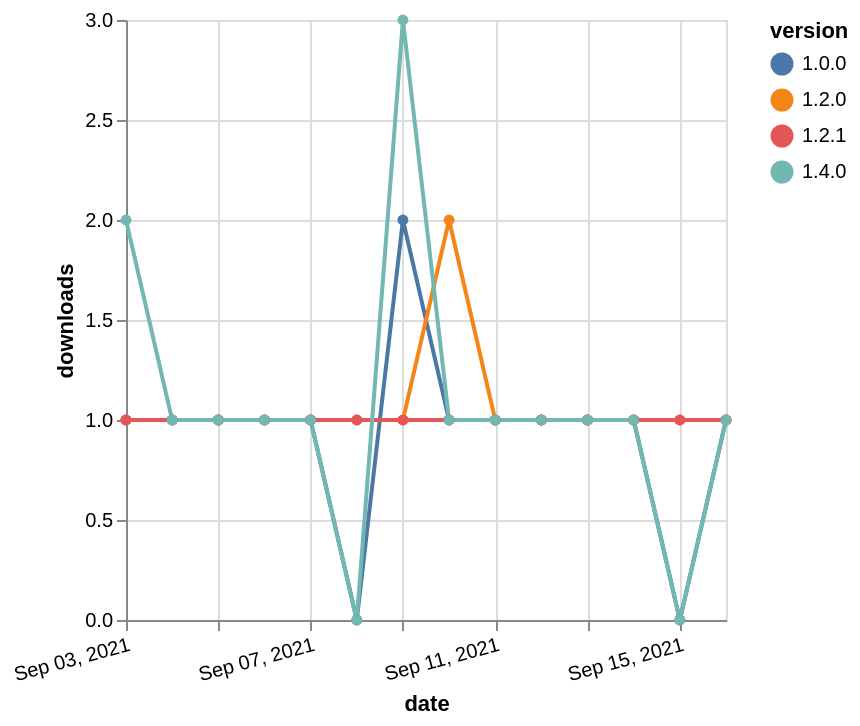

Source (Vega-Lite JSON):
### Vega-Lite specification from a JSON file in a GitHub repository (floating-point values rounded to 4 significant figures)
{"$schema": "https://vega.github.io/schema/vega-lite/v5.json", "description": "A simple bar chart with embedded data.", "data": {"values": [{"date": "2021-09-03", "total": 145, "delta": 1, "version": "1.0.0"}, {"date": "2021-09-04", "total": 146, "delta": 1, "version": "1.0.0"}, {"date": "2021-09-05", "total": 147, "delta": 1, "version": "1.0.0"}, {"date": "2021-09-06", "total": 148, "delta": 1, "version": "1.0.0"}, {"date": "2021-09-07", "total": 149, "delta": 1, "version": "1.0.0"}, {"date": "2021-09-08", "total": 149, "delta": 0, "version": "1.0.0"}, {"date": "2021-09-09", "total": 151, "delta": 2, "version": "1.0.0"}, {"date": "2021-09-10", "total": 152, "delta": 1, "version": "1.0.0"}, {"date": "2021-09-11", "total": 153, "delta": 1, "version": "1.0.0"}, {"date": "2021-09-12", "total": 154, "delta": 1, "version": "1.0.0"}, {"date": "2021-09-13", "total": 155, "delta": 1, "version": "1.0.0"}, {"date": "2021-09-14", "total": 156, "delta": 1, "version": "1.0.0"}, {"date": "2021-09-15", "total": 156, "delta": 0, "version": "1.0.0"}, {"date": "2021-09-16", "total": 157, "delta": 1, "version": "1.0.0"}, {"date": "2021-09-03", "total": 140, "delta": 1, "version": "1.2.0"}, {"date": "2021-09-04", "total": 141, "delta": 1, "version": "1.2.0"}, {"date": "2021-09-05", "total": 142, "delta": 1, "version": "1.2.0"}, {"date": "2021-09-06", "total": 143, "delta": 1, "version": "1.2.0"}, {"date": "2021-09-07", "total": 144, "delta": 1, "version": "1.2.0"}, {"date": "2021-09-08", "total": 145, "delta": 1, "version": "1.2.0"}, {"date": "2021-09-09", "total": 146, "delta": 1, "version": "1.2.0"}, {"date": "2021-09-10", "total": 148, "delta": 2, "version": "1.2.0"}, {"date": "2021-09-11", "total": 149, "delta": 1, "version": "1.2.0"}, {"date": "2021-09-12", "total": 150, "delta": 1, "version": "1.2.0"}, {"date": "2021-09-13", "total": 151, "delta": 1, "version": "1.2.0"}, {"date": "2021-09-14", "total": 152, "delta": 1, "version": "1.2.0"}, {"date": "2021-09-15", "total": 153, "delta": 1, "version": "1.2.0"}, {"date": "2021-09-16", "total": 154, "delta": 1, "version": "1.2.0"}, {"date": "2021-09-03", "total": 123, "delta": 1, "version": "1.2.1"}, {"date": "2021-09-04", "total": 124, "delta": 1, "version": "1.2.1"}, {"date": "2021-09-05", "total": 125, "delta": 1, "version": "1.2.1"}, {"date": "2021-09-06", "total": 126, "delta": 1, "version": "1.2.1"}, {"date": "2021-09-07", "total": 127, "delta": 1, "version": "1.2.1"}, {"date": "2021-09-08", "total": 128, "delta": 1, "version": "1.2.1"}, {"date": "2021-09-09", "total": 129, "delta": 1, "version": "1.2.1"}, {"date": "2021-09-10", "total": 130, "delta": 1, "version": "1.2.1"}, {"date": "2021-09-11", "total": 131, "delta": 1, "version": "1.2.1"}, {"date": "2021-09-12", "total": 132, "delta": 1, "version": "1.2.1"}, {"date": "2021-09-13", "total": 133, "delta": 1, "version": "1.2.1"}, {"date": "2021-09-14", "total": 134, "delta": 1, "version": "1.2.1"}, {"date": "2021-09-15", "total": 135, "delta": 1, "version": "1.2.1"}, {"date": "2021-09-16", "total": 136, "delta": 1, "version": "1.2.1"}, {"date": "2021-09-03", "total": 111, "delta": 2, "version": "1.4.0"}, {"date": "2021-09-04", "total": 112, "delta": 1, "version": "1.4.0"}, {"date": "2021-09-05", "total": 113, "delta": 1, "version": "1.4.0"}, {"date": "2021-09-06", "total": 114, "delta": 1, "version": "1.4.0"}, {"date": "2021-09-07", "total": 115, "delta": 1, "version": "1.4.0"}, {"date": "2021-09-08", "total": 115, "delta": 0, "version": "1.4.0"}, {"date": "2021-09-09", "total": 118, "delta": 3, "version": "1.4.0"}, {"date": "2021-09-10", "total": 119, "delta": 1, "version": "1.4.0"}, {"date": "2021-09-11", "total": 120, "delta": 1, "version": "1.4.0"}, {"date": "2021-09-12", "total": 121, "delta": 1, "version": "1.4.0"}, {"date": "2021-09-13", "total": 122, "delta": 1, "version": "1.4.0"}, {"date": "2021-09-14", "total": 123, "delta": 1, "version": "1.4.0"}, {"date": "2021-09-15", "total": 123, "delta": 0, "version": "1.4.0"}, {"date": "2021-09-16", "total": 124, "delta": 1, "version": "1.4.0"}]}, "width": "container", "mark": {"type": "line", "point": {"filled": true}}, "encoding": {"x": {"field": "date", "type": "temporal", "timeUnit": "yearmonthdate", "title": "date", "axis": {"labelAngle": -15}}, "y": {"field": "delta", "type": "quantitative", "title": "downloads"}, "color": {"field": "version", "type": "nominal"}, "tooltip": {"field": "delta"}}}
